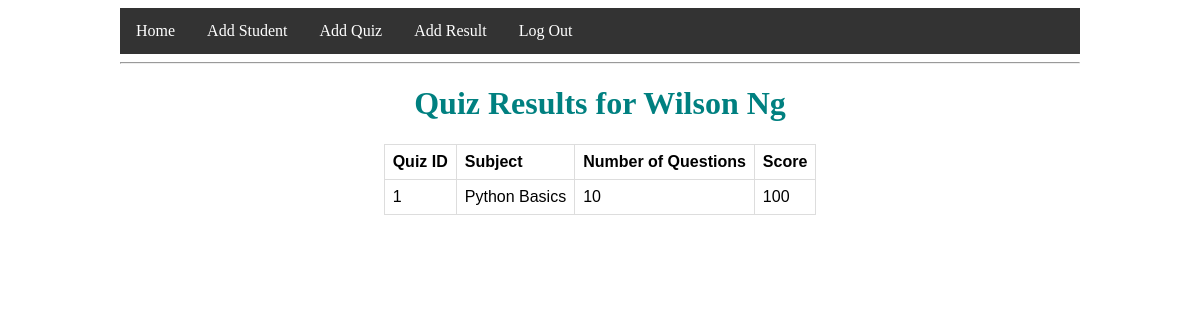
The page /student/1 (signed in) on the database its author committed.
### app/models.py (models this page shows, shortened)
class Student(db.Model):
    id = db.Column(db.Integer, primary_key=True)
    first_name = db.Column(db.String(64), index=True)
    last_name = db.Column(db.String(64), index=True)
    results = db.relationship("Result", backref="student", lazy="dynamic")

class Result(db.Model):
    id = db.Column(db.Integer, primary_key=True)
    student_id = db.Column(db.Integer, db.ForeignKey("student.id"))
    quiz_id = db.Column(db.Integer, db.ForeignKey("quiz.id"))
    score = db.Column(db.Integer)
    def get_subject(self):
        return self.quiz.subject
    def get_quiz_num_of_questions(self):
        return self.quiz.num_of_questions

class Quiz(db.Model):
    id = db.Column(db.Integer, primary_key=True)
    subject = db.Column(db.String(32), index=True)
    num_of_questions = db.Column(db.Integer)
    date = db.Column(db.String(64))
    results = db.relationship("Result", backref="quiz", lazy="dynamic")

### app/routes.py (the view)
@app.route("/student/<student_id>")
@login_required
def student_results(student_id):
    student = Student.query.get(student_id)
    return render_template("student_results.html", student=student)

### app/models.py (called while the page is built)
@login.user_loader
def load_user(id):
    return User.query.get(int(id))

### app/templates/student_results.html (shortened to what this page needs)
{% extends "base.html" %}
{% block content %}
<h1>Quiz Results for {{ student.first_name }} {{ student.last_name }}</h1>
{% if student.results.first() %}
<div>
        <table>
            <tr>
                <th>Quiz ID</th>
                <th>Subject</th>
                <th>Number of Questions</th>
                <th>Score</th>
            </tr>
            {% for result in student.results%}
            <tr>
                <td>{{ result.quiz.id }}</td>
                <td>{{ result.get_subject() }}</td>
                <td>{{ result.get_quiz_num_of_questions() }}</td>
                <td>{{ result.score }}</td>
            </tr>
            {% endfor %}
        </table>
{% else %}
<h3>No quiz results for {{ student.first_name }}.</h3>
{% endif %}
{% endblock %}

### app/static/styles/style.css (style rules this page uses)
html { text-align: center; }
body { width: 80%; margin-left: auto; margin-right: auto; }
table { margin: auto; font-family: arial, sans-serif; border-collapse: collapse; }
td, th { border: 1px solid #dddddd; text-align: left; padding: 8px; }
div { margin: 0px auto; justify-content: center; }
h1 { color: teal; }

### rows shown on the page
Student: first_name "Wilson", last_name "Ng"
Result: quiz.id "1", get_subject "Python Basics", get_quiz_num_of_questions "10", score "100"
